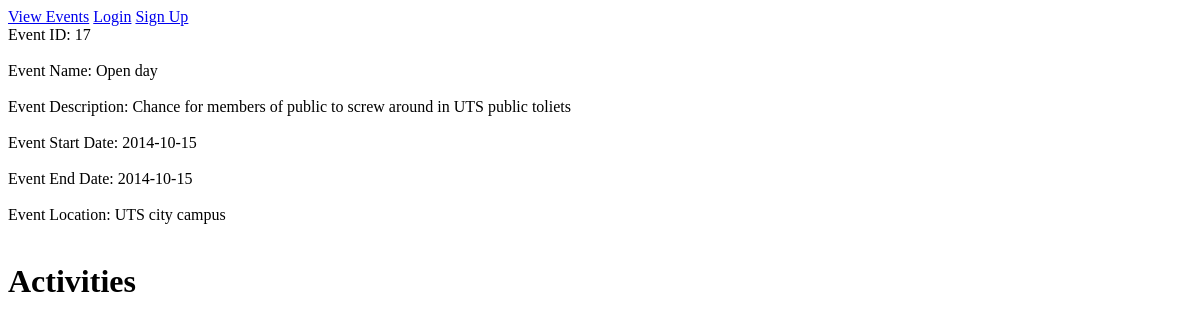
The app's page /viewEvent.php?id=17, older data.
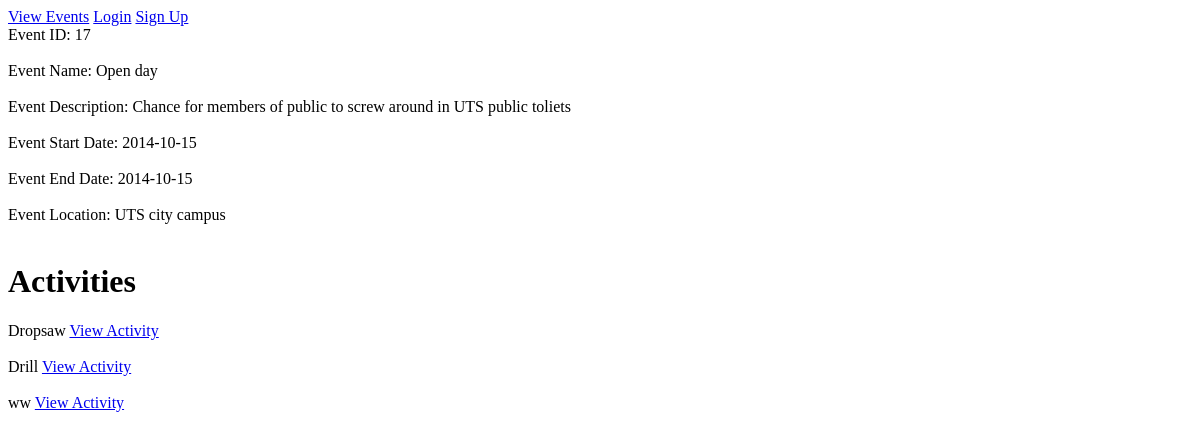
The same page, newer data.
### tables this page shows
CREATE TABLE IF NOT EXISTS `event` (
  `eventID` int(10) NOT NULL AUTO_INCREMENT,
  `name` varchar(20) NOT NULL,
  `description` varchar(300) NOT NULL,
  `startDate` date NOT NULL,
  `endDate` date NOT NULL,
  `location` varchar(50) NOT NULL,
  `managerID` varchar(10) NOT NULL,
  `isActive` tinyint(1) NOT NULL DEFAULT '1',
  PRIMARY KEY (`eventID`),
  KEY `managerID` (`managerID`)
);

CREATE TABLE IF NOT EXISTS `activity` (
  `name` varchar(20) NOT NULL,
  `description` varchar(300) NOT NULL,
  `location` varchar(50) NOT NULL,
  `startDate` date NOT NULL,
  `endDate` date NOT NULL,
  `startTime` varchar(4) NOT NULL,
  `endTime` varchar(4) NOT NULL,
  `eventID` int(10) NOT NULL,
  `activityID` int(10) NOT NULL AUTO_INCREMENT,
  `isActive` tinyint(1) NOT NULL DEFAULT '1',
  PRIMARY KEY (`activityID`),
  KEY `eventID` (`eventID`)
);

### controller/viewEvent.php (called while the page is built, shortened)
<?php
    include("model/db.php");
        include('model/viewEvent.php');
    include('view/viewEvent.php');
?>

### viewEvent.php (called while the page is built)
<?php
	include('controller/viewEvent.php');
?>

### model/viewEvent.php (called while the page is built, shortened)
<?php
    $e = $_GET['id'];
        $sql = "SELECT * FROM event where eventID = ".$e;
        $q = $bdd->prepare($sql);
        $q->execute(array($e));
        $row = $q->fetch();
?>

### view/viewEvent.php (the view, shortened to what this page needs)
<html>
	<head>
	</head>
	<body>
        <?php include("menu.php"); ?>
		<div id="eventID">Event ID: <?php echo($row['eventID']); ?></div> <br>
		<div id="name">Event Name: <?php echo($row['name']); ?></div> <br>
		<div id="description">Event Description: <?php echo($row['description']); ?></div> <br>
		<div id="startDate">Event Start Date: <?php echo($row['startDate']); ?></div> <br>
		<div id="endDate">Event End Date: <?php echo($row['endDate']); ?></div> <br>
		<div id="location">Event Location: <?php echo($row['location']); ?></div> <br>
        <h1>Activities</h1>
		<?php
			$sql = "SELECT * FROM activity WHERE eventID = " . $row['eventID'];
			$result = mysqli_query($db, $sql);
			while($row1 = mysqli_fetch_array($result))
			{
				if($row1['isActive'] == 1)
				{
				$link11 = "<a href=viewActivity.php?activityid=";
				$link22 = $row1['activityID'];
				$link33= "&managerid=";
				$link44 = ">View Activity</a>";
				echo($row1['name'] . " " . $link11 . $link22 .  $link33 . $row['managerID'] .  $link44 . "<br><br>" );
				}
			}
		?>
	</body>
	</body>
</html>

### menu.php (shortened to what this page needs)
<a href="/SDP/home.php">View Events</a>
<?php if(isset($_SESSION['userType'])){ ?>
<a href="/SDP/viewProfile.php">View Profile</a>
<a href="/SDP/model/logout.php">Logout</a>
<?php }else{?>
<a href="/SDP/login.php">Login</a>
<a href="/SDP/register.php">Sign Up</a>
<?php }?>

Row changes from the older to the newer data that the page shows:
added activity: name "Dropsaw", isActive "View Activity"
added activity: name "Drill", isActive "View Activity"
added activity: name "ww", isActive "View Activity"
